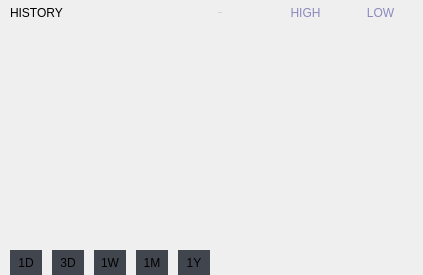
                              <widget class="QFrame" name="daysButtonsFrame">
                               <property name="frameShape">
                                <enum>QFrame::NoFrame</enum>
                               </property>
                               <property name="frameShadow">
                                <enum>QFrame::Raised</enum>
                               </property>
                               <layout class="QVBoxLayout" name="verticalLayout_16">
                                <property name="spacing">
                                 <number>5</number>
                                </property>
                                <property name="leftMargin">
                                 <number>0</number>
                                </property>
                                <property name="topMargin">
                                 <number>0</number>
                                </property>
                                <property name="rightMargin">
                                 <number>0</number>
                                </property>
                                <property name="bottomMargin">
                                 <number>0</number>
                                </property>
                                <item>
                                 <widget class="QFrame" name="frame_2">
                                  <layout class="QHBoxLayout" name="horizontalLayout_11">
                                   <property name="spacing">
                                    <number>0</number>
                                   </property>
                                   <property name="leftMargin">
                                    <number>10</number>
                                   </property>
                                   <property name="topMargin">
                                    <number>0</number>
                                   </property>
                                   <property name="rightMargin">
                                    <number>10</number>
                                   </property>
                                   <property name="bottomMargin">
                                    <number>0</number>
                                   </property>
                                   <item alignment="Qt::AlignLeft">
                                    <widget class="QFrame" name="frame_18">
                                     <property name="frameShape">
                                      <enum>QFrame::NoFrame</enum>
                                     </property>
                                     <property name="frameShadow">
                                      <enum>QFrame::Raised</enum>
                                     </property>
                                     <layout class="QVBoxLayout" name="verticalLayout_18">
                                      <property name="spacing">
                                       <number>0</number>
                                      </property>
                                      <property name="leftMargin">
                                       <number>0</number>
                                      </property>
                                      <property name="topMargin">
                                       <number>0</number>
                                      </property>
                                      <property name="rightMargin">
                                       <number>0</number>
                                      </property>
                                      <property name="bottomMargin">
                                       <number>0</number>
                                      </property>
                                      <item>
                                       <widget class="QLabel" name="label_4">
                                        <property name="styleSheet">
                                         <string notr="true">font: 15px &quot;Segoe UI BOLD&quot;;</string>
                                        </property>
                                        <property name="text">
                                         <string>HISTORY</string>
                                        </property>
                                       </widget>
                                      </item>
                                     </layout>
                                    </widget>
                                   </item>
                                   <item alignment="Qt::AlignRight">
                                    <widget class="QFrame" name="histoPriceFrame">
                                     <property name="styleSheet">
                                      <string notr="true">* {
	border-radius: 12px; 
	border-color: #2C313A;
	color: #8C88BF;
	font: 13px &quot;Segoe UI BOLD&quot;;
}

*:hover {
	border-color: 'white';
}

*:focus {
	background: 'white';
	border-color: 'white';
}</string>
                                     </property>
                                     <property name="frameShape">
                                      <enum>QFrame::NoFrame</enum>
                                     </property>
                                     <property name="frameShadow">
                                      <enum>QFrame::Raised</enum>
                                     </property>
                                     <layout class="QHBoxLayout" name="horizontalLayout_12">
                                      <property name="spacing">
                                       <number>10</number>
                                      </property>
                                      <property name="leftMargin">
                                       <number>0</number>
                                      </property>
                                      <property name="topMargin">
                                       <number>0</number>
                                      </property>
                                      <property name="rightMargin">
                                       <number>0</number>
                                      </property>
                                      <property name="bottomMargin">
                                       <number>0</number>
                                      </property>
                                      <item>
                                       <widget class="QPushButton" name="btn_histo_closing">
                                        <property name="minimumSize">
                                         <size>
                                          <width>86</width>
                                          <height>25</height>
                                         </size>
                                        </property>
                                        <property name="font">
                                         <font>
                                          <family>Segoe UI BOLD</family>
                                          <pointsize>-1</pointsize>
                                          <weight>50</weight>
                                          <italic>false</italic>
                                          <bold>false</bold>
                                         </font>
                                        </property>
                                        <property name="styleSheet">
                                         <string notr="true"/>
                                        </property>
                                        <property name="text">
                                         <string>CLOSING</string>
                                        </property>
                                       </widget>
                                      </item>
                                      <item>
                                       <widget class="QPushButton" name="btn_histo_high">
                                        <property name="minimumSize">
                                         <size>
                                          <width>65</width>
                                          <height>25</height>
                                         </size>
                                        </property>
                                        <property name="styleSheet">
                                         <string notr="true"/>
                                        </property>
                                        <property name="text">
                                         <string>HIGH</string>
                                        </property>
                                       </widget>
                                      </item>
                                      <item>
                                       <widget class="QPushButton" name="btn_histo_low">
                                        <property name="minimumSize">
                                         <size>
                                          <width>65</width>
                                          <height>25</height>
                                         </size>
                                        </property>
                                        <property name="styleSheet">
                                         <string notr="true"/>
                                        </property>
                                        <property name="text">
                                         <string>LOW</string>
                                        </property>
                                       </widget>
                                      </item>
                                     </layout>
                                    </widget>
                                   </item>
                                  </layout>
                                 </widget>
                                </item>
                                <item>
                                 <widget class="QFrame" name="histoGraphFrame">
                                  <property name="minimumSize">
                                   <size>
                                    <width>423</width>
                                    <height>215</height>
                                   </size>
                                  </property>
                                  <property name="frameShape">
                                   <enum>QFrame::NoFrame</enum>
                                  </property>
                                  <property name="frameShadow">
                                   <enum>QFrame::Raised</enum>
                                  </property>
                                  <layout class="QVBoxLayout" name="verticalLayout_17">
                                   <property name="spacing">
                                    <number>0</number>
                                   </property>
                                   <property name="leftMargin">
                                    <number>0</number>
                                   </property>
                                   <property name="topMargin">
                                    <number>0</number>
                                   </property>
                                   <property name="rightMargin">
                                    <number>0</number>
                                   </property>
                                   <property name="bottomMargin">
                                    <number>0</number>
                                   </property>
                                  </layout>
                                 </widget>
                                </item>
                                <item alignment="Qt::AlignLeft">
                                 <widget class="QFrame" name="daysButtons">
                                  <property name="styleSheet">
                                   <string notr="true">* {
	border-radius: 0;
	border: 0;
	color: 'white';
	font: 13px &quot;Segoe UI BOLD&quot;;
	width: 32px;
	height: 25px;
}

QPushButton {
	background-color: #41464E;
}

QPushButton:hover {
	background: #8C88BF;
}

QPushButton:focus {
	background: #8C88BF;
}</string>
                                  </property>
                                  <property name="frameShape">
                                   <enum>QFrame::NoFrame</enum>
                                  </property>
                                  <property name="frameShadow">
                                   <enum>QFrame::Raised</enum>
                                  </property>
                                  <layout class="QHBoxLayout" name="horizontalLayout_14">
                                   <property name="spacing">
                                    <number>10</number>
                                   </property>
                                   <property name="leftMargin">
                                    <number>10</number>
                                   </property>
                                   <property name="topMargin">
                                    <number>0</number>
                                   </property>
                                   <property name="rightMargin">
                                    <number>0</number>
                                   </property>
                                   <property name="bottomMargin">
                                    <number>0</number>
                                   </property>
                                   <item>
                                    <widget class="QPushButton" name="btn_0">
                                     <property name="styleSheet">
                                      <string notr="true"/>
                                     </property>
                                     <property name="text">
                                      <string>1D</string>
                                     </property>
                                    </widget>
                                   </item>
                                   <item>
                                    <widget class="QPushButton" name="btn_1">
                                     <property name="styleSheet">
                                      <string notr="true"/>
                                     </property>
                                     <property name="text">
                                      <string>3D</string>
                                     </property>
                                    </widget>
                                   </item>
                                   <item>
                                    <widget class="QPushButton" name="btn_2">
                                     <property name="styleSheet">
                                      <string notr="true"/>
                                     </property>
                                     <property name="text">
                                      <string>1W</string>
                                     </property>
                                    </widget>
                                   </item>
                                   <item>
                                    <widget class="QPushButton" name="btn_3">
                                     <property name="styleSheet">
                                      <string notr="true"/>
                                     </property>
                                     <property name="text">
                                      <string>1M</string>
                                     </property>
                                    </widget>
                                   </item>
                                   <item>
                                    <widget class="QPushButton" name="btn_4">
                                     <property name="styleSheet">
                                      <string notr="true"/>
                                     </property>
                                     <property name="text">
                                      <string>1Y</string>
                                     </property>
                                    </widget>
                                   </item>
                                  </layout>
                                 </widget>
                                </item>
                               </layout>
                              </widget>
